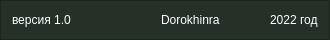
     <widget class="QFrame" name="frame_footer">
      <property name="minimumSize">
       <size>
        <width>0</width>
        <height>40</height>
       </size>
      </property>
      <property name="maximumSize">
       <size>
        <width>16777215</width>
        <height>40</height>
       </size>
      </property>
      <property name="styleSheet">
       <string notr="true">background-color: rgba(37, 48, 38, 1);
color: rgb(255, 255, 255);</string>
      </property>
      <property name="frameShape">
       <enum>QFrame::StyledPanel</enum>
      </property>
      <property name="frameShadow">
       <enum>QFrame::Raised</enum>
      </property>
      <layout class="QHBoxLayout" name="horizontalLayout_6">
       <property name="spacing">
        <number>50</number>
       </property>
       <item>
        <widget class="QLabel" name="label_12">
         <property name="styleSheet">
          <string notr="true">color: rgb(255, 255, 255);</string>
         </property>
         <property name="text">
          <string>версия 1.0</string>
         </property>
        </widget>
       </item>
       <item>
        <spacer name="horizontalSpacer_2">
         <property name="orientation">
          <enum>Qt::Horizontal</enum>
         </property>
         <property name="sizeHint" stdset="0">
          <size>
           <width>40</width>
           <height>20</height>
          </size>
         </property>
        </spacer>
       </item>
       <item>
        <widget class="QLabel" name="label_13">
         <property name="text">
          <string>Dorokhinra</string>
         </property>
        </widget>
       </item>
       <item>
        <widget class="QLabel" name="label_14">
         <property name="text">
          <string>2022 год</string>
         </property>
        </widget>
       </item>
      </layout>
     </widget>
